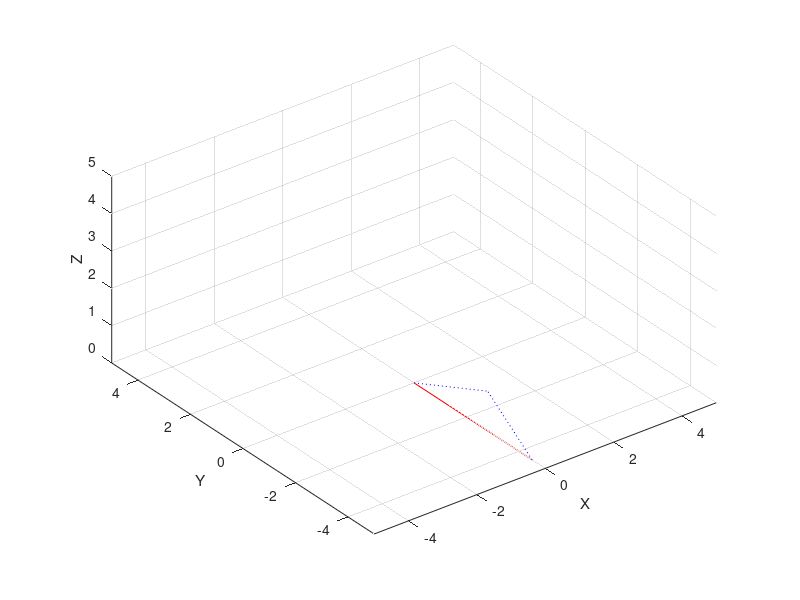

This figure's MATLAB source:
O = [0 0 0]; % Define the origin coordinates.

x =0
y =-4.5
z =0

T = [x y z]; % Define Target vector coordinates.

a = norm(T); % Normalise target vector to find dispacement from origin to target.
b = 3; % Length of bicep.
c = 2; % Length of forarm.

% calculate angles 
A = acosd((b^2 + c^2 - a^2) / (2 * b * c));
%B = acosd((a^2 + c^2 - b^2) / (2 * a * c));
C = acosd((a^2 + b^2 - c^2) / (2 * a * b));

theta = atand(T(2)/T(1));
phi = 90-(asind(T(3)/a)+C);

if T(1) < 0
    theta = theta - 180;
end

Bv = [0 0 0];

Bv(1) = b * sind(phi) * cosd(theta);
Bv(2) = b * sind(phi) * sind(theta);
Bv(3) = b * cosd(phi);

figure;
hold on;
plot3([O(1) T(1)], [O(2) T(2)], [O(3) T(3)], 'r')
plot3([O(1) Bv(1)], [O(2) Bv(2)], [O(3) Bv(3)], 'b:')
plot3([T(1) Bv(1)], [T(2) Bv(2)], [T(3) Bv(3)], 'b:')

% Format plot
axis equal;
xlim([-5 5]);
ylim([-5 5]);
zlim([0 5]);
grid on;
xlabel('X');
ylabel('Y');
zlabel('Z');
view(3); % Set 3D view

%Joint angles
theta       %base angle (FUNKY FIX)
90-phi      %sholder angle (good)
A           %elbow angle